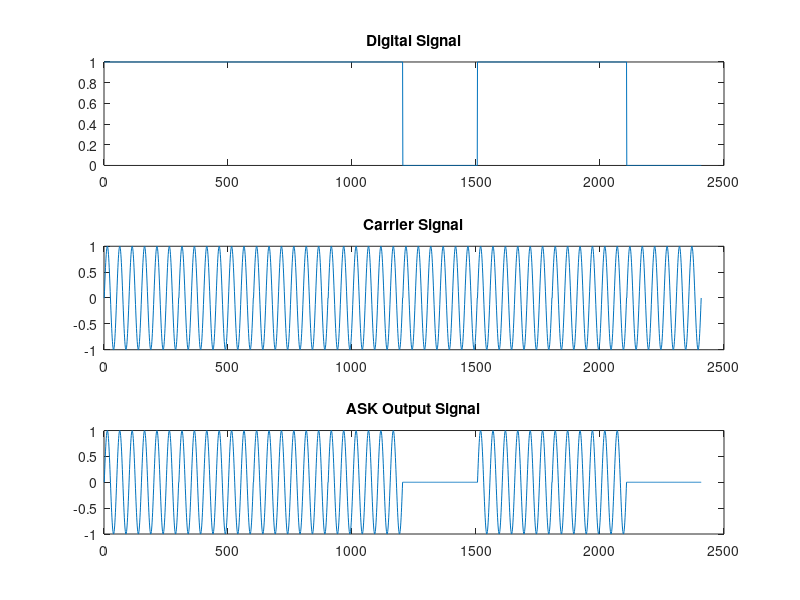

Reproduce this figure in MATLAB.
clc;
clear all;

data = [1 1 1 1 0 1 1 0 ];
fc = 2;
t = 0:0.01:3;

digital = [];
carrier = [];
ask_signal = [];

for i = 1:length(data)
    % Digital signal (1 or 0)
    d = data(i) * ones(size(t));
    
    % Carrier signal
    c = sin(2*pi*fc*t);
    
    % ASK modulation
    if data(i) == 1
    y = c;
    else
    y = 0*t;
    end
    
    % Concatenate
    digital = [digital d];
    carrier = [carrier c];
    ask_signal = [ask_signal y];
end

% Plot using subplot
subplot(3,1,1)
plot(digital)
title('Digital Signal')

subplot(3,1,2)
plot(carrier)
title('Carrier Signal')

subplot(3,1,3)
plot(ask_signal)
title('ASK Output Signal')
